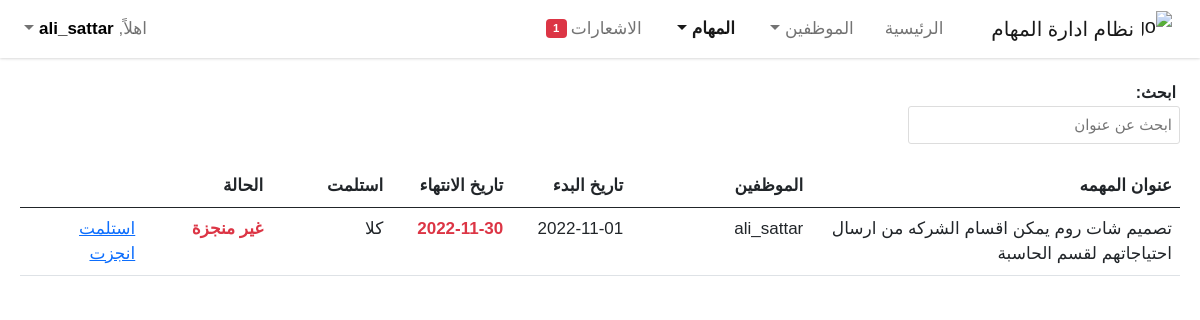
The page /tasks/systems/ (signed in) on the database its author committed.
### myapp/models.py (models this page shows, shortened)
class Task(models.Model):
    user        = models.ForeignKey(User, on_delete=models.CASCADE)
    subject     = models.TextField(max_length=1000, blank=True, null=True)
    start_date  = models.CharField(max_length= 100, blank=True, null=True)
    end_date    = models.CharField(max_length=100, blank=True, null=True)
    start_day   = models.CharField(max_length=100, blank=True, null=True)
    end_day     = models.CharField(max_length=100, blank=True, null=True)
    no_of_users = models.IntegerField(default=0)
    employees   = models.ManyToManyField(User, related_name="employees")
    TASK_STATUS = [
      ("غير منجزة", "غير منجزة"),
      ("بأنتظار الموافقة", "بأنتظار الموافقة"),
      ("منجزة", "منجزة")
    ]
    status      = models.CharField(max_length=100, choices=TASK_STATUS, default="غير منجزة")
    rate        = models.SmallIntegerField(default=0)
    received    = models.BooleanField(default=False)
    active      = models.BooleanField(default=True)
    created_at  = models.DateTimeField(auto_now_add=True)
    def unread_employee_tasks(self, request):
        return sum(
            not task.received and request.user in task.employees.all()
            for task in Task.objects.all())

### myapp/tasks/views/systems.py (the view)
# urls.py: path("tasks/systems/", login_required(get_all), name="systems_tasks_page"),
def get_all(request) -> SimpleTemplateResponse:
  if get_all_tasks() != []:
    return render(request, "systems_tasks.html", context = get_context(request, get_all_tasks()))
  return render(request, "systems_tasks.html", context = default_context())

### myapp/tasks/views/systems.py (called while the page is built)
def get_context(request, tasks):
  return {
    "employees": get_all_users(),
    "tasks": tasks,
    "unreadable": tasks[0].unread_employee_tasks(request)
  }

def get_all_users() -> List[dict]:
  return [
    user for user in User.objects.all().select_related("profile")
    if user.profile.division == "الانظمة" and user.is_active
  ]

def get_all_tasks() -> List[dict]:
  return [
    task for task in get_month_tasks()[0]
    if task.user.profile.division == "الانظمة" and task.active
  ]

def get_month_tasks() -> List[dict]:
  return [Task.objects.prefetch_related("employees")
    .filter(start_date__range = (get_first_day(), get_last_day()))
    .order_by("-created_at")]

def get_month() -> int:
  return datetime.datetime.now().month

def get_year() -> int:
  return datetime.datetime.now().year

def get_first_day() -> str:
  return str(datetime.datetime(get_year(), get_month(), 1).date())

def get_last_day() -> str:
  if get_month() == 12:
    return str(datetime.datetime(get_year(), get_month(), 31).date())
  return str((datetime.datetime(get_year(), get_month() + 1, 1) + datetime.timedelta(days=-1)).date())

### templates/systems_tasks.html (shortened to what this page needs)
<!DOCTYPE html>
<html lang="ar">
  {% load static %}
<head>
  {% include "base/head.html" %}
</head>
<body>
  {% include "components/navbar.html" %}
  <main class="mt-4 px-3" style="margin-top: 80px !important">
    <div class="row px-1 mb-3">
      <div class="col-md-3">
        <label class="fs-6 fw-bold px-1">اﺑﺤﺚ:</label>
        <input type="text" id="myInput" onkeyup="search()" placeholder="اﺑﺤﺚ ﻋﻦ ﻋﻨﻮاﻥ">
      </div>
    </div>
    <div class="row px-1">
      {% if tasks != "[]" %}
      <div class="table-responsive">
        <table class="table tasks-table" id="task-table" style="width:100%">
          <thead>
            <tr>
              <th>ﻋﻨﻮاﻥ اﻟﻤﻬﻤﻪ</th>
              <th>اﻟﻤﻮﻇﻔﻴﻦ</th>
              <th>ﺗﺎﺭﻳﺦ اﻟﺒﺪء</th>
              <th>ﺗﺎﺭﻳﺦ اﻻﻧﺘﻬﺎء</th>
              <th>اﺳﺘﻠﻤﺖ</th>
              <th>اﻟﺤﺎﻟﺔ</th>
              <th></th>
            </tr>
          </thead>
          <tbody id="tasks-body">
            {% for task in tasks %}
              {% if user.is_staff %}
              <tr>
                <td style="display: none;">{{task.id}}</td>
                <td>{{task.subject}}</td>
                <td>
                  <select class="form-select task-employees" multiple="true">
                    {% for employee in employees %}
                      {% if not employee.is_staff %}
                        {% if employee in task.employees.all %}
                        <option value=`{{employee.username}}` selected="true">{{employee.username}}</option>
                        {% else %}
                        <option value=`{{employee.username}}`>{{employee.username}}</option>
                        {% endif %}
                      {% endif %}
                    {% endfor %}
                  </select>
                </td>
                <td>{{task.start_date}}</td>
                {% now "Y-m-d" as todays_date %}
                {% if todays_date > task.end_date %}
                  <td class="fw-bold text-danger">
                    {{task.end_date}}
                  </td>
                {% else %}
                <td class="fw-bold text-success">
                  {{task.end_date}}
                </td>
                {% endif %}
                <td>
                  {% if task.rate != 0 and task.status == "منجزة" %}
                    {% if task.rate < 50 %}
                    <div class="progress mt-1 me-0">
                      <div class="progress-bar progress-bar-striped progress-bar-animated bg-danger" role="progressbar" style="width:{{task.rate}}%">
                        {{task.rate}}%
                      </div>
                    </div>
                    {% else %}
                    <div class="progress mt-1 me-0">
                      <div class="progress-bar progress-bar-striped progress-bar-animated bg-success" role="progressbar" style="width:{{task.rate}}%">
                        {{task.rate}}%
                      </div>
                    </div>
                    {% endif %}
                  {% endif %}
                  <form action="/tasks/systems/rate/{{task.id}}" method="post">
                    {% csrf_token %}
                    {% if task.rate == 0 and task.status == "منجزة" %}
                    <select class="task-rate" name="task-rate">
                      <option value="20">20</option>
                      <option value="40">40</option>
                      <option value="60">60</option>
                      <option value="80">80</option>
                      <option value="100">100</option>
                    </select>
                    {% endif %}
                    {% if task.rate == 0 and task.status != "منجزة" %}
                    <select class="task-rate" name="task-rate" disabled="true">
                      <option value="20">20</option>
                      <option value="40">40</option>
                      <option value="60">60</option>
                      <option value="80">80</option>
                      <option value="100">100</option>
                    </select>
                    {% endif %}
                    {% if task.rate == 0 and  task.status == "منجزة" %}
                    <input type="submit" value="تقييم" class="btn btn-success btn-sm" style="margin-top: -4px; margin-right: 5px">
                    {% endif %}
                  </form>
                </td>
                <td>
                  {% if task.received %}
                  ﻧﻌﻢ
                  {% else %}
                  ﻛﻼ
                  {% endif %}
                </td>
                {% if task.status == "منجزة" %}
                <td class="fw-bold text-success">{{task.status}}</td>
                {% endif %}
                {% if task.status == "غير منجزة" %}
                <td class="fw-bold text-danger">{{task.status}}</td>
                {% endif %}
                {% if task.status == "بأنتظار الموافقة" %}
                <td class="fw-bold text-success">{{task.status}}</td>
                {% endif %}
                {% if task.status != "منجزة" %}
                <td><input type="checkbox" onchange="editTask(`{{task.id}}`)"></td>
                {% endif %}
                <td style="display: none;">
                  {% if task.status == "غير منجزة"  %}
                  <a href="/tasks/systems/update/{{task.id}}">ﺗﺤﺪﻳﺚ</a>
                  {% endif %}
                  {% if task.status == "بأنتظار الموافقة" %}
                  <a href="/tasks/systems/confirm/{{task.id}}" class="me-2">تأكيد</a>
                  {% endif %}
                  {% if task.status == "غير منجزة" %}
                  <a href="/tasks/systems/delete/{{task.id}}" class="me-2">حذف</a>
                  {% endif %}
                </td>
              </tr>
              {% else %}
                {% if user in task.employees.all %}
                <tr>
                  <td>{{task.subject}}</td>
                  <td>
                  {% for employee in task.employees.all %}
                  {{employee.username}}
                  {% endfor %}
                  </td>
                  <td>{{task.start_date}}</td>
                  {% now "Y-m-d" as todays_date %}
                  {% if todays_date > task.end_date %}
                    <td class="fw-bold text-danger">
                      {{task.end_date}}
                    </td>
                  {% else %}
                  <td class="fw-bold text-success">
                    {{task.end_date}}
                  </td>
                  {% endif %}
                  <td>
                    {% if task.received %}
                    ﻧﻌﻢ
                    {% else %}
                    ﻛﻼ
                    {% endif %}
                  </td>
                  {% if task.status == "غير منجزة" %}
                  <td class="fw-bold text-danger">{{task.status}}</td>
                  {% endif %}
                  <td>
                    {% if not task.received %}
                    <a href="/tasks/systems/receive/{{task.id}}" class="me-2">استلمت</a>
                    {% endif %}
                    {% if task.status == "غير منجزة"  %}
                    <a href="/tasks/systems/achieve/{{task.id}}" class="me-2">انجزت</a>
                    {% endif %}
                  </td>
                </tr>
                {% endif %}
              {% endif %}
            {% endfor %}
          </tbody>
        </table>
      </div>
      {% else %}
      <p>لا توجد مهام حالياً</p>
      {% endif %}
    </div>
  </main>
</body>
</html>

### templates/components/navbar.html (shortened to what this page needs)
<nav class="navbar navbar-expand-lg navbar-light bg-white fixed-top">
    <div class="container-fluid">
      <a class="navbar-brand p-0 d-flex justify-content-center align-items-center gap-2" href="/">
        <img src="https://www.svgrepo.com/show/315133/stack.svg" alt="Logo" width="30" height="35"
          class="d-inline-block align-text-top">
        نظام ادارة المهام
      </a>
      <div class="collapse navbar-collapse" id="navbarSupportedContent">
        <ul class="navbar-nav mb-2 mb-lg-0">
          <li class="nav-item">
            <a class="nav-link" aria-current="page" href="/">الرئيسية</a>
          </li>
          <li class="nav-item dropdown">
            <a class="nav-link dropdown-toggle" href="#employees" id="navbarDropdown" role="button"
              data-bs-toggle="dropdown" aria-expanded="false">
              الموظفين
            </a>
          </li>
          <li class="nav-item dropdown">
            <a class="nav-link dropdown-toggle" href="#tasks" id="navbarDropdown" role="button"
              data-bs-toggle="dropdown" aria-expanded="false">
              المهام
            </a>
          </li>
          {% if not user.is_superuser %}
          <li class="nav-item">
            <a class="nav-link d-flex justify-content-start align-items-center gap-1" href="/notifications/">
              الاشعارات
              {% if unreadable != 0 %}
              <span class="badge bg-danger">
                {{unreadable}}
              </span>
              {% endif %}
            </a>
          </li>
          {% endif %}
        </ul>
        <ul class="navbar-nav mb-2 mb-lg-0 me-auto">
          <li class="nav-item dropdown">
            <a class="nav-link dropdown-toggle" href="#user-dropdown" id="navbarDropdown" role="button" data-bs-toggle="dropdown"
              aria-expanded="false">
              اهلاً, <b style="color: black">{{user.username}}</b>
            </a>
          </li>
        </ul>
      </div>
    </div>
  </nav>

### static/css/custom/styles.css (style rules this page uses)
:root { --offcanvas-width: 270px; --topNavbarHeight: 54px; --mainColor: #3498DB; --primaryHoverColor: #2d7eb4; --secondaryColor: white; --hideOverflowX: hidden; --primaryFont: Arial, Helvetica, sans-serif; }
html { scroll-behavior: smooth; }
body { font-family: var(--primaryFont); overflow-x: var(--hideOverflowX); overflow-y: scroll; }
.navbar, .row { direction: rtl !important; font-size: 17px; }
.navbar { box-shadow: rgba(0, 0, 0, 0.1) 0px 1px 3px 0px, rgba(0, 0, 0, 0.06) 0px 1px 2px 0px; }
.navbar-nav { gap: 15px !important; }
.active { font-weight: bold !important; }
.badge { font-size: 11.4px !important; }
.table td, .table th { min-width: 120px !important; }
.tasks-table thead tr th:nth-child(3) { width: 180px !important; }
#myInput { width: 100%; font-size: 15px; padding: 7px; border: 1px solid #ddd; margin-bottom: 5px; border-radius: 3px; }

### rows shown on the page
Task: subject "تصميم شات روم يمكن اقسام الشركه من ارسال احتياجاتهم لقسم الحاسبة", start_date "2022-11-01", end_date "2022-11-30", received "ﻛﻼ", status "غير منجزة"

### other values the page prints
{{ unreadable }} "1"
{{ user.username }} "ali_sattar"
{{ employee.username }} "ali_sattar"
